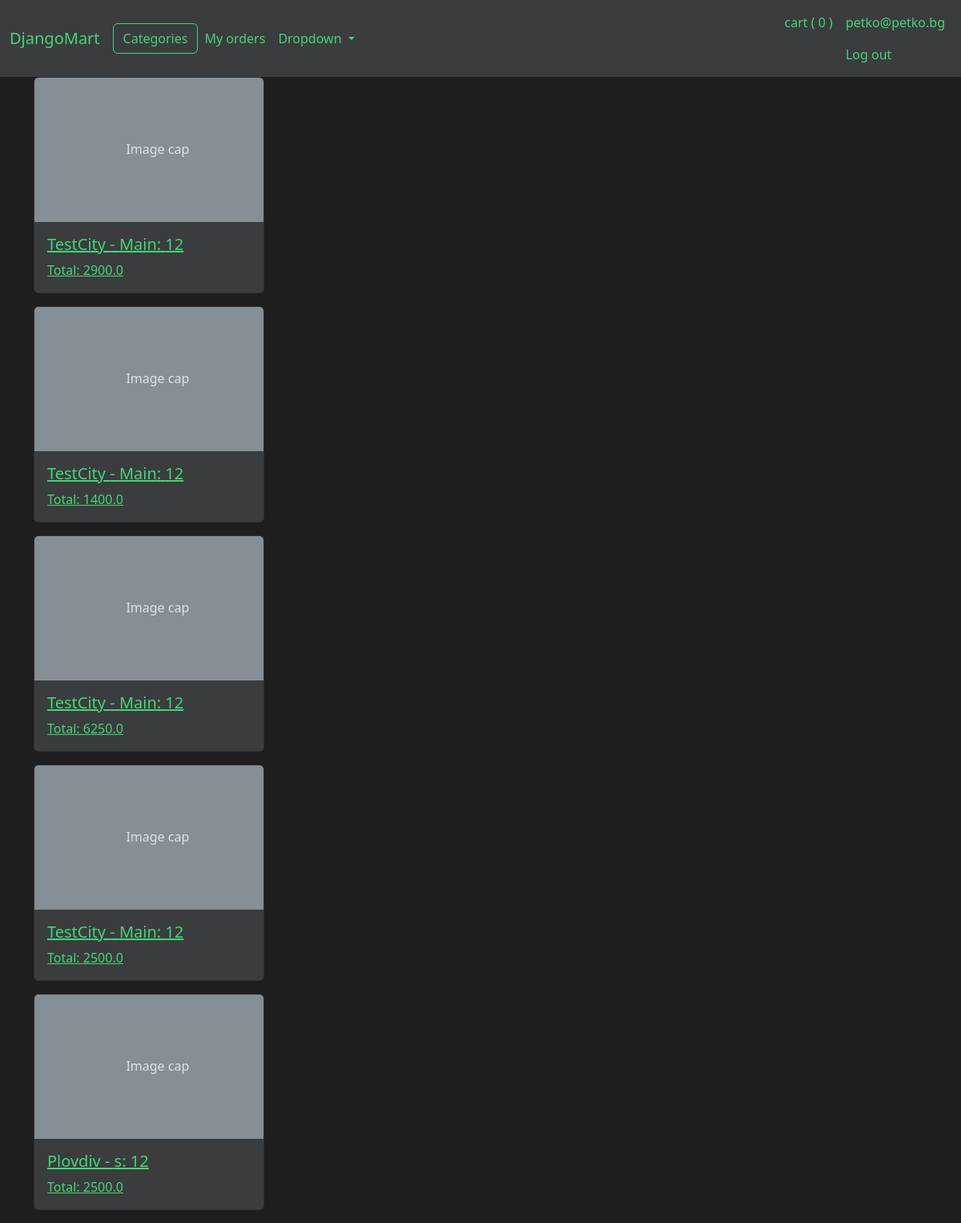
Page /orders (signed in) on the committed database.
### DjangoMartApp/models.py (models this page shows, shortened)
class ShoppingCart(models.Model):
    user_id = models.OneToOneField(User, on_delete=models.CASCADE)
    total_items_count = models.PositiveIntegerField(default=0)

class User(AbstractUser):
    first_name = models.CharField(max_length=50)
    last_name = models.CharField(max_length=50)
    phone_number = models.CharField(max_length=15, blank=True)
    total_purchased_amount = models.FloatField(default=0)
    available_tokens = models.FloatField(default=500,  validators=[MinValueValidator(0)])
    delivery_details_provided_count = models.PositiveSmallIntegerField(default=0, validators=[MaxValueValidator(3)])
    is_deleted = models.BooleanField(default=False)
    is_api_user = models.BooleanField(default=False)
    created_date = models.DateTimeField(default=timezone.now, editable=False)
    updated_date = models.DateTimeField(auto_now=True)
    is_auto_generated = models.BooleanField(default=False)
    generated_date = models.DateTimeField(blank=True, null=True)

class DeliveryTracking(models.Model):
    class Status(models.TextChoices):
        COLLECTING = 'Collecting'
        PREPARED = 'Prepared'
        SHIPPED = 'Shipped'
        DELIVERED = 'Delivered'
        CANCELLED = 'Cancelled'
    delivery_destination = models.ForeignKey(DeliveryDestination,
                                            on_delete=models.SET_NULL,
                                            null=True,
                                            blank=True,
                                            related_name='delivery_tracking')
    user = models.ForeignKey(User, on_delete=models.DO_NOTHING)
    city = models.CharField(max_length=100)
    street = models.CharField(max_length=100)
    street_number = models.PositiveIntegerField(blank=True, null=True)
    phone_number = models.PositiveIntegerField()
    status = models.CharField(
        max_length=20,
        choices=Status.choices,
        default=Status.COLLECTING,
    )
    purchase = models.OneToOneField('Purchase',
                                 on_delete=models.DO_NOTHING,
                                 related_name='delivery_tracking')
    created_date = models.DateTimeField(auto_now_add=True)
    delivered_date = models.DateTimeField(blank=True, null=True)

class Purchase(models.Model):
    user = models.ForeignKey(User, on_delete=models.DO_NOTHING)
    total_price = models.FloatField()
    is_invalid = models.BooleanField(default=False)
    created_date = models.DateTimeField(auto_now_add=True)
    updated_date = models.DateTimeField(auto_now=True)
    is_auto_generated = models.BooleanField(default=False)
    generated_date = models.DateTimeField(blank=True, null=True)

### DjangoMartApp/views/web.py (the view)
# urls.py: path('orders', orders, name='orders'),
@login_required
def orders(request):
    deliveries = DeliveryTracking.objects.filter(user=request.user).order_by('-created_date')
    return render_django_mart_app(request, 'orders', {'deliveries':deliveries})

### DjangoMartApp/context_processors.py (called while the page is built)
def categories_processor(request):
    return {
        'categories': Category.objects.filter(is_active=True)
    }

def cart_processor(request):
    if request.user.is_authenticated:
        try:
            cart = ShoppingCart.objects.get(user_id=request.user)
        except ShoppingCart.DoesNotExist:
            cart = None
    else:
        cart = None
    return {'shopping_cart': cart}

### DjangoMartApp/views/utility.py (called while the page is built)
def render_django_mart_app(request, template_name, context=None):
    if context is None:
        context = {}
    full_template_name = f'DjangoMartApp/{template_name}.html'
    return render(request, full_template_name, context)

### DjangoMartApp/templates/DjangoMartApp/orders.html (shortened to what this page needs)
{% extends "DjangoMartApp/layout.html" %}
{% load static %}
{% block body %}
    {% for delivery in deliveries %}
        <div class="card mb-3" style="width: 18rem;">
            <a href="{% url 'delivery' delivery.id %}">
                <svg aria-label="Placeholder: Image cap" class="bd-placeholder-img card-img-top" height="180" preserveAspectRatio="xMidYMid slice" role="img" width="100%" xmlns="http://www.w3.org/2000/svg">
                <title>{{delivery.city}}</title>
                <rect width="100%" height="100%" fill="#868e96">
                </rect>
                <text x="40%" y="50%" fill="#dee2e6" dy=".3em">
                    Image cap
                </text>
                </svg>
                <div class="card-body">
                <h5 class="card-title">{{delivery.city}} - {{delivery.street}}: {{delivery.street_number}}</h5>
                <p class="card-text">Total: {{delivery.purchase.total_price}}</p>
                </div>
            </a>
        </div>
    {% endfor %}
{% endblock %}

### DjangoMartApp/templates/DjangoMartApp/layout.html (shortened to what this page needs)
{% load static %}
<!doctype html>
<html lang="en">
  <head>
    <link href="https://cdn.jsdelivr.net/npm/bootstrap@5.3.7/dist/css/bootstrap.min.css" rel="stylesheet">
    <link href="{% static 'DjangoMartApp/styles.css' %}" rel="stylesheet">
  </head>
  <body>
    <nav class="navbar navbar-expand-lg bg-body-tertiary">
      <div class="container-fluid">
        <a class="navbar-brand" href="{% url 'homepage' %}">DjangoMart</a>
        <button type="button" class="btn active" data-bs-toggle="offcanvas" data-bs-target="#catOffcanvas">
          Categories
        </button>
        <div class="collapse navbar-collapse" id="navbarSupportedContent">
          <ul class="navbar-nav me-auto mb-2 mb-lg-0">
            {% if user.is_authenticated %}
              <li class="nav-item">
                <a class="nav-link" href="{% url 'orders' %}">My orders</a>
              </li>
            {% endif %}
            <li class="nav-item dropdown">
              <a class="nav-link dropdown-toggle" href="#" role="button" data-bs-toggle="dropdown" aria-expanded="false">
                Dropdown
              </a>
            </li>
          </ul>
          <div class="d-flex navbar-nav">
            {% if user.is_authenticated %}
            <a class="nav-link" href="{% url 'cart' %}">cart
              (
              <span id="cartItemsCount">
                {{shopping_cart.total_items_count}}
              </span>
              )
            </a>
              <li class="nav-item">
                <a class="nav-link" href="{% url 'logout_view' %}">{{user.username}}</a>
                <a class="nav-link" href="{% url 'logout_view' %}">Log out</a>
              </li>
            {% else %}
              <li class="nav-item">
                <a class="nav-link" href="{% url 'login_view' %}">Log In</a>
              </li>
            {% endif %}
          </div>
        </div>
      </div>
    </nav>
    <div class="container">
      {% block body %}
      {% endblock %}
    </div>
    <div class="toast-container position-fixed bottom-0 end-0 p-3">
    </div>
  </body>
</html>

### DjangoMartApp/static/DjangoMartApp/styles.css (style rules this page uses)
body { background-color:#1E1E1E; color: #43D677; }
.navbar, .button, .navbar-brand, .nav-link, .dropdown-item, .nav-item, .dropdown, .dropdown-menu, .offcanvas-title, .offcanvas, .card, .card-title, .card-text { background-color:#3B3C3E !important; color: #43D677 !important; }
a { color: #43D677; text-decoration: underline; text-decoration-color: #43D677; }

### rows in the picture
ShoppingCart: total_items_count "0"
User: username "petko@petko.bg"
DeliveryTracking: city "TestCity", street "Main", street_number "12", purchase.total_price "2900.0"
DeliveryTracking: city "TestCity", street "Main", street_number "12", purchase.total_price "1400.0"
DeliveryTracking: city "TestCity", street "Main", street_number "12", purchase.total_price "6250.0"
DeliveryTracking: city "TestCity", street "Main", street_number "12", purchase.total_price "2500.0"
DeliveryTracking: city "Plovdiv", street "s", street_number "12", purchase.total_price "2500.0"
